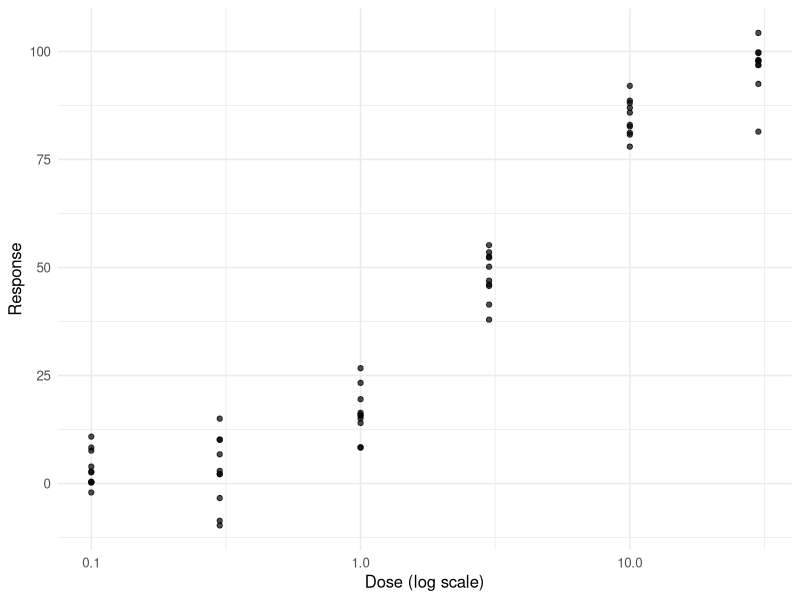
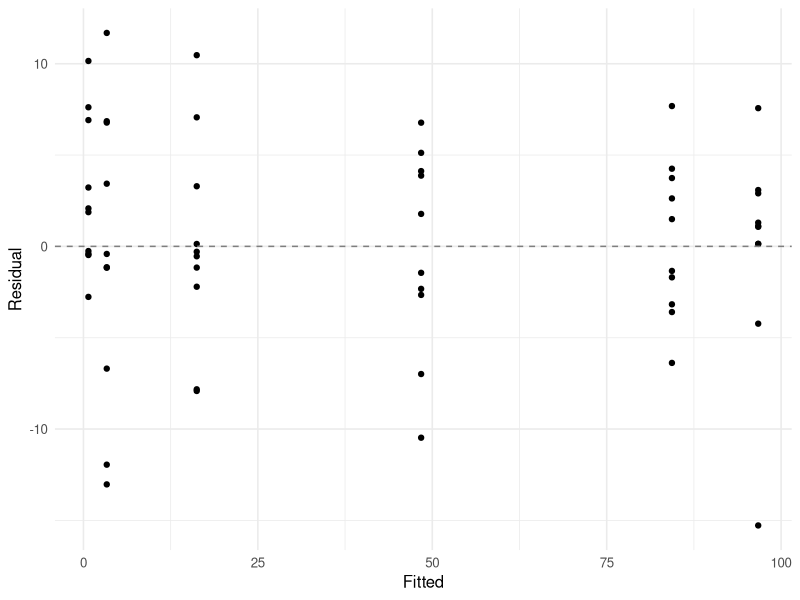
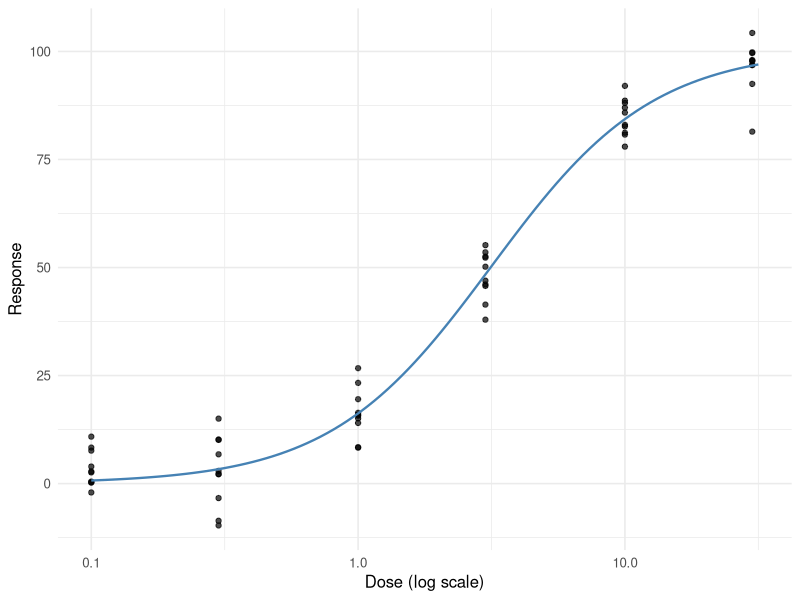

The R source for these figures, in order:
## ---- chunk 1
#| label: setup
library(tidyverse)
library(broom)
set.seed(42)
theme_set(theme_minimal(base_size = 12))
## ---- chunk 2
n <- 60
dose <- rep(c(0.1, 0.3, 1, 3, 10, 30), each = 10)
# true params: asym = 100, xmid = log(3), scal = 0.7 (log-scale)
true_resp <- 100 / (1 + exp(-(log(dose) - log(3)) / 0.7))
resp <- true_resp + rnorm(n, 0, 5)
dat <- tibble(dose, resp)

ggplot(dat, aes(dose, resp)) +
  geom_point(alpha = 0.7) +
  scale_x_log10() +
  labs(x = "Dose (log scale)", y = "Response")
## ---- chunk 3
fit <- nls(resp ~ SSlogis(log(dose), Asym, xmid, scal), data = dat)
resid_plot <- tibble(fitted = fitted(fit), resid = resid(fit))
ggplot(resid_plot, aes(fitted, resid)) +
  geom_point() +
  geom_hline(yintercept = 0, linetype = 2, colour = "grey50") +
  labs(x = "Fitted", y = "Residual")
## ---- chunk 4
summary(fit)
confint(fit)

pred <- tibble(dose = 10 ^ seq(-1, 1.5, length.out = 100))
pred$resp <- predict(fit, newdata = pred)

ggplot(dat, aes(dose, resp)) +
  geom_point(alpha = 0.7) +
  geom_line(data = pred, colour = "steelblue", linewidth = 0.8) +
  scale_x_log10() +
  labs(x = "Dose (log scale)", y = "Response")
## ---- chunk 5
sessionInfo()
